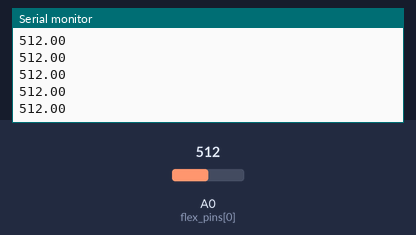
Recording of a sketch running on a simulated Arduino Nano, built with avr-gcc and run on an emulated ATmega328P. Shown: the last lines printed to the serial monitor. The test bench sets the inputs (shaded band); at power-on: A0 (flex_pins[0]) = 512.

Above: at 1.2 s.
1.3 s: A0 (flex_pins[0]) set to 716
At 1.35 s:
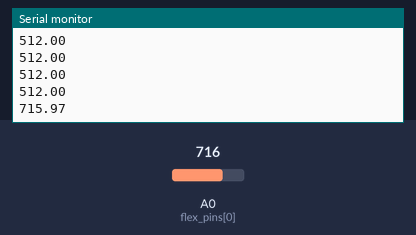
2.8 s: A0 (flex_pins[0]) set to 900
At 2.83 s:
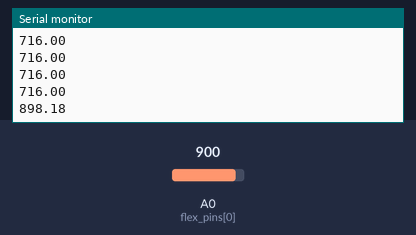
Timing chart, 0 to 5.8 s (numbered marks = the images above; inputs shaded):
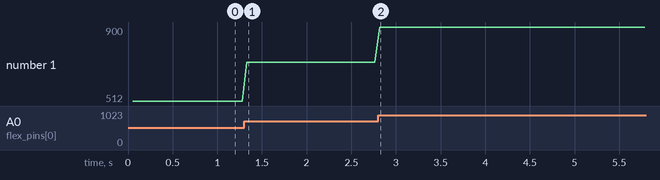

Measured:
- after the input at 1.3 s, the serial monitor: prints a new line at once (image 1)
- after the input at 2.8 s, the serial monitor: prints a new line at once (image 2)
- plotted number 1: 512 → 716 after the input at 1.3 s, 716 → 900 after the input at 2.8 s

The sketch:

IR_Sensors_0.ino
```cpp
/* d *****************************************************************************

Based on:
    Flex_Sensor_Example.ino
    Example sketch for SparkFun's flex sensors
      (https://www.sparkfun.com/products/10264)
    Jim Lindblom @ SparkFun Electronics
    April 28, 2016

    Create a voltage divider circuit combining a flex sensor with a 47k resistor.
    - The resistor should connect from A0 to GND.
    - The flex sensor should connect from A0 to 3.3V
    As the resistance of the flex sensor increases (meaning it's being bent), the
    voltage at A0 should decrease.

    Development environment specifics:
    Arduino 1.6.7
******************************************************************************/


char* Flexes[]={"FR0","FR1", "FL2","FL3", "FC0", "FL0","FL1", "FL2","FR3"};

//FL2 'sparks', FR3 'sparks'

float baselines[] = {0,0,0,0,0,0,0,0,0,0,0,0};

int flex_pins[] = {A0,A1, A2,A3, A4, A6,A7};//, A10,A11};

int num_pins = 1;
const float VCC = 5.0; // Estimated voltage of Ardunio 5V line
//const float R_DIV = 47500.0; // Measured resistance of 47k resistor
const float R_DIV = 10000.0; // Estimated resistance of 10k resistor

const int TAB_FORMAT = 1;


float get_IR(int pin)
{
  int flexADC;
  flexADC = analogRead(flex_pins[pin]);
  return flexADC;
}

void setup()
{
  Serial.begin(115200);
}

float IR_prev = 0;
float s = 0.95;
long unsigned int now = millis();
void loop()
{


  for( int i = 0; i < num_pins; i = i + 1 ) {
    float IR = get_IR(i); // - baselines[i];
    IR = s*IR_prev + (1.0-s)*IR;
    IR_prev = IR;
    if (millis()>now+50) {
      Serial.print(IR);
      if (TAB_FORMAT) Serial.print('\t');
      else Serial.println(")");
      now = millis();
    }
  }

  if (TAB_FORMAT) Serial.println("");

}
```
